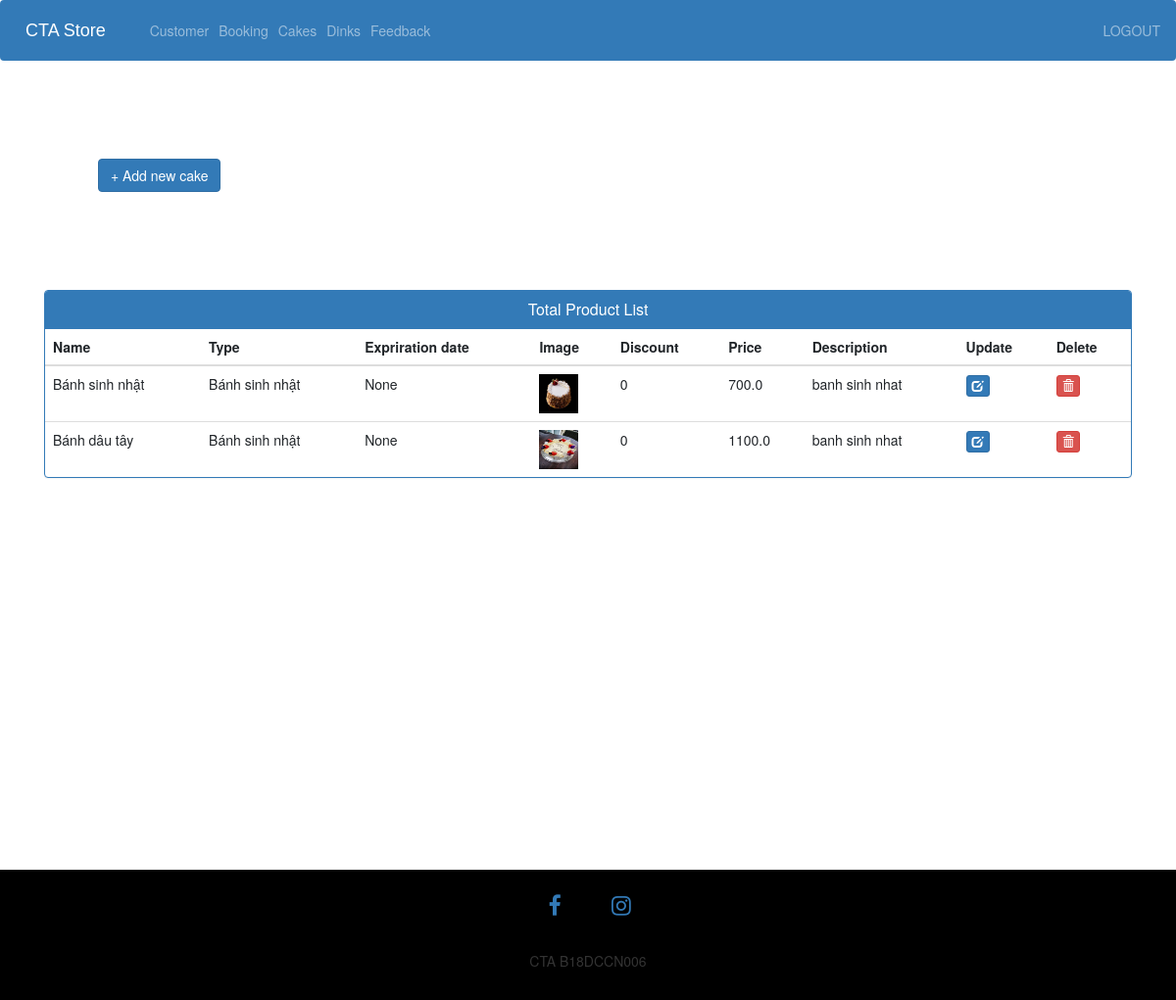
/admin-cakes (signed in), run on an earlier commit of the app's database.
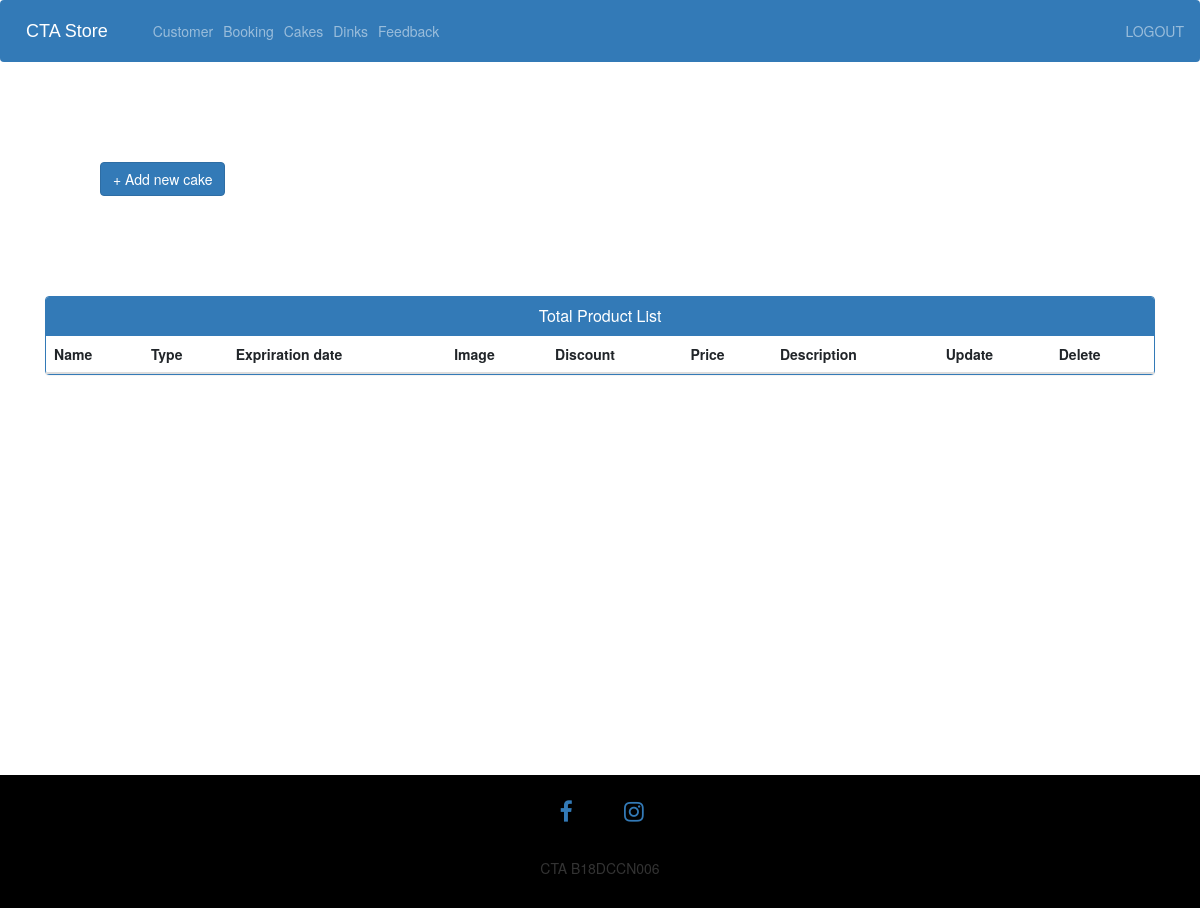
And on a later commit of the database.
### ecom/models.py (models this page shows, shortened)
class Cakeitem(models.Model):
    product_image= models.ImageField(upload_to='product_image/',null=True,blank=True)
    cake = models.ForeignKey('Cake', on_delete=models.CASCADE,null=True)
    discount=models.PositiveIntegerField()
    price=models.FloatField()
    description=models.CharField(max_length=40)

class Cake(models.Model):
    name=models.CharField(max_length=40)
    TYPE =(
        ('Bánh sinh nhật','Bánh sinh nhật'),
        ('Bánh mặn','Bánh mặn'),
        ('Bánh ngọt','Bánh ngọ'),
    )
    type = models.CharField(max_length=200, null = True, choices = TYPE)
    expiry = models.CharField(max_length=40, null = True)

### ecom/views.py (the view)
# urls.py: path('admin-cakes', views.admin_cakes_view,name='admin-cakes'),
@login_required(login_url='adminlogin')
def admin_cakes_view(request):
    cakeitem = models.Cakeitem.objects.all()
    context = {'products':cakeitem}
    return render(request,'ecom/admin_cakes.html', context)

### templates/ecom/admin_cakes.html (shortened to what this page needs)
{% extends 'ecom/admin_base.html' %}
{% load static %}
{% block content %}
<head>
  <link href="//netdna.bootstrapcdn.com/bootstrap/3.0.0/css/bootstrap.min.css" rel="stylesheet" id="bootstrap-css">
</head>
<div class="row">
      <a href="/admin-add-cake">
        <button class="btn btn-primary" type="submit">+ Add new cake</button>
      </a>
</div>
<div class="container">
  <div class="panel panel-primary">
    <div class="panel-heading">
      <h6 class="panel-title">Total Product List</h6>
    </div>
    <table class="table table-hover" id="dev-table">
      <thead>
        <tr>
          <th>Name</th>
          <th>Type</th>
          <th>Expriration date</th>
          <th>Image</th>
          <th>Discount</th>
          <th>Price</th>
          <th>Description</th>
          <th>Update</th>
          <th>Delete</th>
        </tr>
      </thead>
      {% for p in products %}
      {% if p %}
      <tr>
        <td> {{p.cake.name}}</td>
        <td>{{p.cake.type}}</td>
        <td>{{p.cake.expiry}}</td>
        <td><img src="{% static p.product_image.url %}" alt="Profile Pic" height="40px" width="40px" /></td>
        <td>{{p.discount}}</td>
        <td>{{p.price}}</td>
        <td>{{p.description}}</td>
        <td><a class="btn btn-primary btn-xs" href="{% url 'update-cake' p.id  %}"><span class="glyphicon glyphicon-edit"></span></a></td>
        <td><a class="btn btn-danger btn-xs" href="{% url 'delete-cake' p.id %}" ><span class="glyphicon glyphicon-trash"></span></a></td>
      </tr>
      {%else%}
      <br><br><br>
      <h1>no products</h1>
      {% endif %}
      {% endfor %}
    </table>
  </div>
</div>
{% endblock content %}

What changed in the data, as far as the page shows it:
removed Cakeitem: cake.name "Bánh sinh nhật", cake.type "Bánh sinh nhật", cake.expiry "None", product_image (picture), discount "0", price "700.0", description "banh sinh nhat"
removed Cakeitem: cake.name "Bánh dâu tây", cake.type "Bánh sinh nhật", cake.expiry "None", product_image (picture), discount "0", price "1100.0", description "banh sinh nhat"
